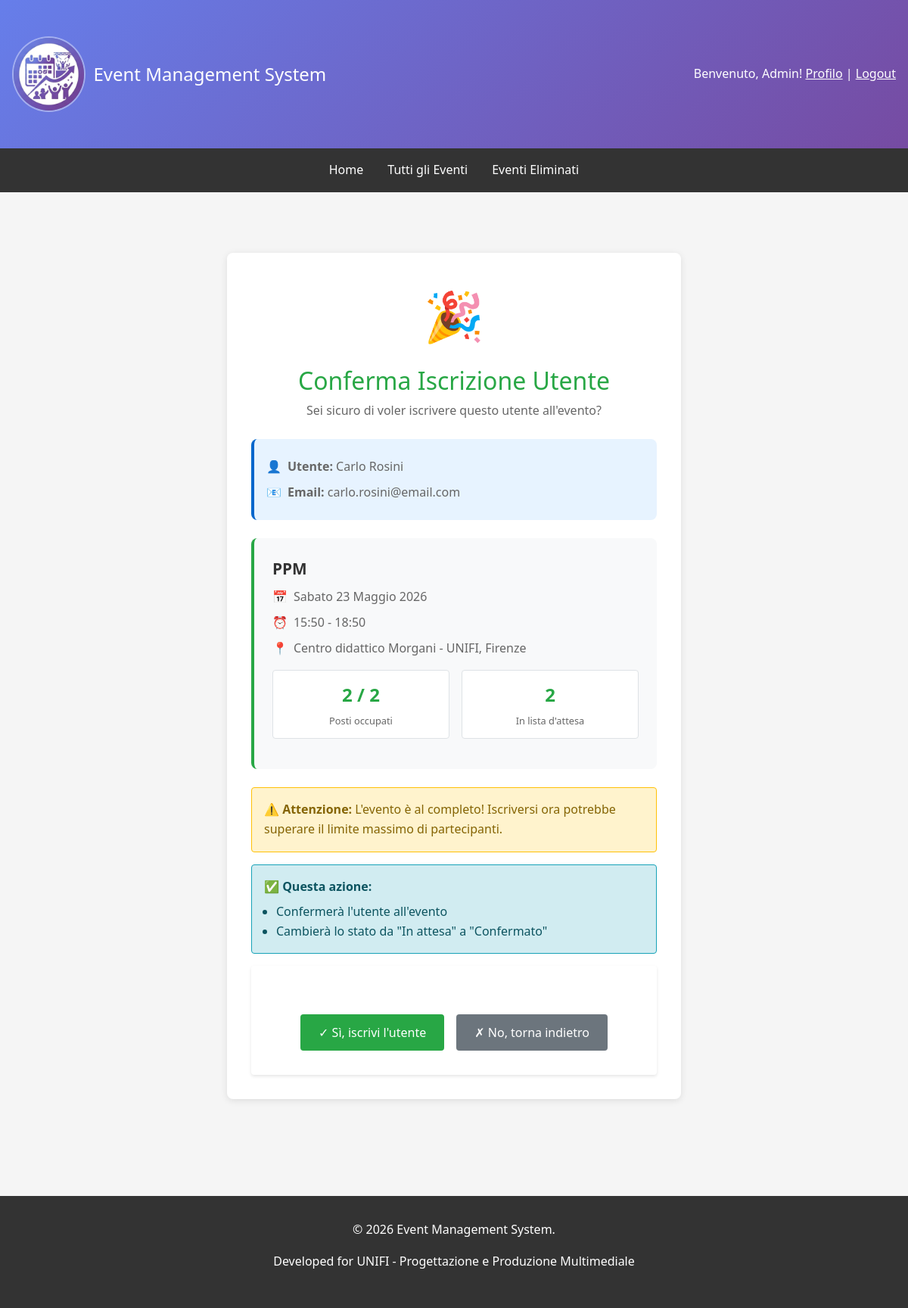
Screenshot of /events/event/549/admin-register/1883/confirm/ (signed in) with the database file from the repository.
### events/models.py (models this page shows, shortened)
class Event(models.Model):
    STATUS_CHOICES = [('draft', 'Bozza'), ('published', 'Pubblicato'), ('ongoing', 'In Corso'), ('completed', 'Completato'), ('cancelled', 'Annullato')]
    title = models.CharField(max_length=200, verbose_name='Titolo')
    description = models.TextField(verbose_name='Descrizione')
    organizer = models.ForeignKey(User, on_delete=models.CASCADE, related_name='organized_events', verbose_name='Organizzatore')
    location = models.CharField(max_length=255, verbose_name='Luogo')
    start_date = models.DateTimeField(verbose_name='Data e Ora Inizio')
    end_date = models.DateTimeField(verbose_name='Data e Ora Fine')
    max_attendees = models.IntegerField(null=True, blank=True, verbose_name='Numero Massimo Partecipanti')
    image = models.ImageField(upload_to='event_images/', blank=True, null=True, verbose_name='Immagine')
    status = models.CharField(max_length=15, choices=STATUS_CHOICES, default='draft', verbose_name='Stato')
    created_at = models.DateTimeField(auto_now_add=True)
    updated_at = models.DateTimeField(auto_now=True)
    deleted_at = models.DateTimeField(null=True, blank=True, verbose_name='Eliminato il')
    class Meta:
        ordering = ['-start_date']
        permissions = [('can_create_event', 'Può creare eventi'), ('can_edit_own_events', 'Può modificare i propri eventi'), ('can_delete_own_events', 'Può eliminare i propri eventi'), ('can_view_attendees', 'Può visualizzare la lista dei partecipanti')]
    def is_full(self):
        if self.max_attendees is None:
            return False
        return self.eventregistration_set.filter(status='confirmed').count() >= self.max_attendees
    @property
    def get_confirmed_attendees_count(self):
        return self.eventregistration_set.filter(status='confirmed').count()
    def get_pending_attendees_count(self):
        return self.eventregistration_set.filter(status='pending').count()

### events/views.py (the view)
# urls.py: path('event/<int:pk>/admin-register/<int:registration_pk>/confirm/', views.admin_register_confirm, name='admin_register_confirm'),
@login_required
def admin_register_confirm(request, pk, registration_pk):
    event = get_object_or_404(Event, pk=pk, status='published')
    registration = get_object_or_404(EventRegistration, pk=registration_pk, event=event)
    if not (request.user.is_staff or request.user == event.organizer):
        messages.error(request, 'Non hai i permessi per questa azione.')
        return redirect('events:event_detail', pk=pk)
    if registration.status != 'pending':
        messages.warning(request, 'Questo utente non è in lista d\'attesa.')
        return redirect('events:event_detail', pk=pk)
    if request.method == 'POST':
        registration.status = 'confirmed'
        registration.save()
        user_name = registration.user.get_full_name() or registration.user.username
        messages.success(request, f'✅ {user_name} è stato iscritto all\'evento "{event.title}" con successo!')
        return redirect('events:event_detail', pk=pk)
    context = {
        'event': event,
        'registration': registration,
        'user_to_register': registration.user,
        'is_admin_register': True,
    }
    return render(request, 'events/confirm_register.html', context)

### templates/events/confirm_register.html (shortened to what this page needs)
{% extends 'base.html' %}
{% block content %}
<div class="confirm-container">
    <div class="success-icon">
        🎉
    </div>
    <h2 style="text-align: center; color: #28a745; margin-bottom: 0.5rem;">
        Conferma Iscrizione Utente
    </h2>
    <p style="text-align: center; color: #666; margin-bottom: 1.5rem;">
        Sei sicuro di voler iscrivere questo utente all'evento?
    </p>
    <div class="profile-box">
        <div class="event-info">
            <span>👤</span>
            <span><strong>Utente:</strong> {{ user_to_register.get_full_name|default:user_to_register.username }}</span>
        </div>
        <div class="event-info">
            <span>📧</span>
            <span><strong>Email:</strong> {{ user_to_register.email }}</span>
        </div>
    </div>
    <div class="event-details">
        <div class="event-title">
            {{ event.title }}
        </div>
        <div class="event-info">
            <span>📅</span>
            <span>{{ event.start_date|date:"l d F Y" }}</span>
        </div>
        <div class="event-info">
            <span>⏰</span>
            <span>{{ event.start_date|date:"H:i" }} - {{ event.end_date|date:"H:i" }}</span>
        </div>
        {% if event.location %}
        <div class="event-info">
            <span>📍</span>
            <span>{{ event.location }}</span>
        </div>
        {% endif %}
        <div class="stats-grid">
            <div class="stat-card">
                <div class="stat-number">{{ event.get_confirmed_attendees_count }}{% if event.max_attendees %} / {{ event.max_attendees }}{% endif %}</div>
                <div class="stat-label">Posti occupati</div>
            </div>
            <div class="stat-card">
                <div class="stat-number">{{ event.get_pending_attendees_count }}</div>
                <div class="stat-label">In lista d'attesa</div>
            </div>
        </div>
    </div>
    {% if event.is_full %}
        <div class="warning-text">
            <strong>⚠️ Attenzione:</strong> L'evento è al completo!
            Iscriversi ora potrebbe superare il limite massimo di partecipanti.
        </div>
    {% else %}
        <div class="info-text">
            <strong>📝 Nota:</strong> L'utente riceverà una notifica di conferma dell'iscrizione.
            Dopo l'iscrizione, i posti disponibili si ridurranno.
        </div>
    {% endif %}
    <div class="info-text">
        <strong>✅ Questa azione:</strong>
        <ul style="margin: 0.5rem 0 0 1rem; padding: 0;">
            <li>Confermerà l'utente all'evento</li>
            <li>Cambierà lo stato da "In attesa" a "Confermato"</li>
        </ul>
    </div>
    <form method="post">
        <div class="button-group">
            <button type="submit" class="btn-confirm">
                ✓ Sì, iscrivi l'utente
            </button>
            <a href="{% url 'events:event_detail' pk=event.pk %}" class="btn-cancel">
                ✗ No, torna indietro
            </a>
        </div>
    </form>
</div>
{% endblock %}

### templates/base.html (shortened to what this page needs)
{% load static %}
<!DOCTYPE html>
<html lang="it">
<head>
    <link href="https://cdn.jsdelivr.net/npm/bootstrap@5.3.0/dist/css/bootstrap.min.css" rel="stylesheet">
</head>
<body>
    <header>
        <div class="container">
            <div class="header-content">
                <div class="header-logo">
                    <a href="{% url 'home' %}" style="text-decoration: none; color: inherit; display: flex; align-items: center; gap: 10px;">
                        <img src="{% static 'favicon.ico' %}" alt="Event Management System Logo">
                        <h1>Event Management System</h1>
                    </a>
                </div>
                <div class="user-info">
                    {% if user.is_authenticated %}
                        <span>Benvenuto, {{ user.first_name|default:user.username }}!</span>
                        <a href="{% url 'users:profile' %}" style="color: white; text-decoration: underline;">Profilo</a> |
                        <form method="post" action="{% url 'users:logout' %}" style="display: inline; margin: 0; padding: 0; background: none; border:none; outline: none; box-shadow: none;">
                            <button type="submit" style="background: none; border: none; color: white; text-decoration: underline; cursor: pointer; padding: 0; font: inherit; outline: none; box-shadow: none;">
                                Logout
                            </button>
                        </form>
                    {% else %}
                        <a href="{% url 'users:login' %}" style="color: white; text-decoration: underline;">Login</a> |
                        <a href="{% url 'users:register' %}" style="color: white; text-decoration: underline;">Registrati</a>
                    {% endif %}
                </div>
            </div>
        </div>
    </header>
    <nav>
        <div class="nav-links">
            <a href="{% url 'home' %}">Home</a>
            <a href="{% url 'events:event_list' %}">Tutti gli Eventi</a>
            {% if user.is_authenticated %}
                {% if user.is_staff %}
                    <a href="{% url 'events:deleted_events' %}">Eventi Eliminati</a>
                {% else %}
                    <a href="{% url 'events:user_registrations' %}">Le mie Registrazioni</a>
                    <a href="{% url 'events:calendar_view' %}">Calendario</a>
                {% endif %}
            {% endif %}
        </div>
    </nav>
    <div class="container">
        {% block content %}{% endblock %}
    </div>
    <footer>
        <p>&copy; 2026 Event Management System.</p>
        <p>Developed for UNIFI - Progettazione e Produzione Multimediale</p>
    </footer>
</body>
</html>

### templates/base.html (style rules this page uses)
* { margin: 0; padding: 0; box-sizing: border-box; }
body { font-family: 'Segoe UI', Tahoma, Geneva, Verdana, sans-serif; background-color: #f5f5f5; line-height: 1.6; }
header { background: linear-gradient(135deg, #667eea 0%, #764ba2 100%); color: white; padding: 1rem 0; }
.header-logo { display: flex; align-items: center; gap: 0.75rem; }
.header-logo img { height: 100px; width: auto; border: 2px solid rgb(255 255 255 / 0.4); border-radius: 50%; }
.header-logo h1 { margin: 0; font-size: 1.5rem; }
nav { background-color: #333; padding: 0; position: sticky; top: 0; z-index: 1030; transition: all 0.3s ease; }
.nav-links { display: flex; justify-content: center; padding: 0.5rem; transition: all 0.3s ease; }
nav a { display: inline-block; color: white; text-decoration: none; padding: 0.5rem 1rem; font-size: 1rem; transition: all 0.3s ease; }
.container { max-width: 1200px; margin: 0 auto; padding: 2rem 1rem; }
.header-content { display: flex; justify-content: space-between; align-items: center; }
footer { background-color: #333; color: white; text-align: center; padding: 2rem; margin-top: 3rem; }
.event-title { font-size: 1.5rem; margin-bottom: 0.5rem; color: #333; }
form { background: white; padding: 2rem; border-radius: 4px; box-shadow: 0 2px 4px rgba(0,0,0,0.1); }
.user-info { color: white; }

### templates/events/confirm_register.html (style rules this page uses)
.confirm-container { max-width: 600px; margin: 3rem auto; padding: 2rem; background: white; border-radius: 8px; box-shadow: 0 2px 10px rgba(0,0,0,0.1); }
.success-icon { text-align: center; font-size: 4rem; margin-bottom: 1rem; }
.event-details { background: #f8f9fa; padding: 1.5rem; border-radius: 8px; margin: 1.5rem 0; border-left: 4px solid #28a745; }
.event-title { font-size: 1.3rem; font-weight: bold; color: #333; margin-bottom: 0.5rem; }
.event-info { color: #666; margin: 0.5rem 0; display: flex; align-items: center; gap: 0.5rem; }
.profile-box { background: #e7f3ff; padding: 1rem; border-radius: 8px; margin: 1rem 0; border-left: 4px solid #0066cc; }
.info-text { background: #d1ecf1; border: 1px solid #17a2b8; color: #0c5460; padding: 1rem; border-radius: 4px; margin: 1rem 0; }
.warning-text { background: #fff3cd; border: 1px solid #ffc107; color: #856404; padding: 1rem; border-radius: 4px; margin: 1rem 0; }
.button-group { display: flex; gap: 1rem; justify-content: center; margin-top: 2rem; }
.btn-confirm { background: #28a745; color: white; padding: 0.7rem 1.5rem; border: none; border-radius: 4px; cursor: pointer; font-size: 1rem; transition: all 0.2s ease; }
.btn-cancel { background: #6c757d; color: white; padding: 0.7rem 1.5rem; border: none; border-radius: 4px; cursor: pointer; font-size: 1rem; text-decoration: none; display: inline-block; transition: all 0.2s ease; }
.stats-grid { display: grid; grid-template-columns: 1fr 1fr; gap: 1rem; margin: 1rem 0; }
.stat-card { background: white; padding: 0.8rem; border-radius: 4px; text-align: center; border: 1px solid #dee2e6; }
.stat-number { font-size: 1.5rem; font-weight: bold; color: #28a745; }
.stat-label { font-size: 0.8rem; color: #666; margin-top: 0.3rem; }

### rows the page displays
Event: title "PPM", start_date "Sabato 23 Maggio 2026", start_date "15:50", end_date "18:50", location "Centro didattico Morgani - UNIFI, Firenze", get_confirmed_attendees_count "2", max_attendees "2", get_pending_attendees_count "2"

### other values shown
{{ user.first_name|default:user.username }} "Admin"
{{ user_to_register.get_full_name|default:user_to_register.username }} "Carlo Rosini"
{{ user_to_register.email }} "carlo.rosini@email.com"
